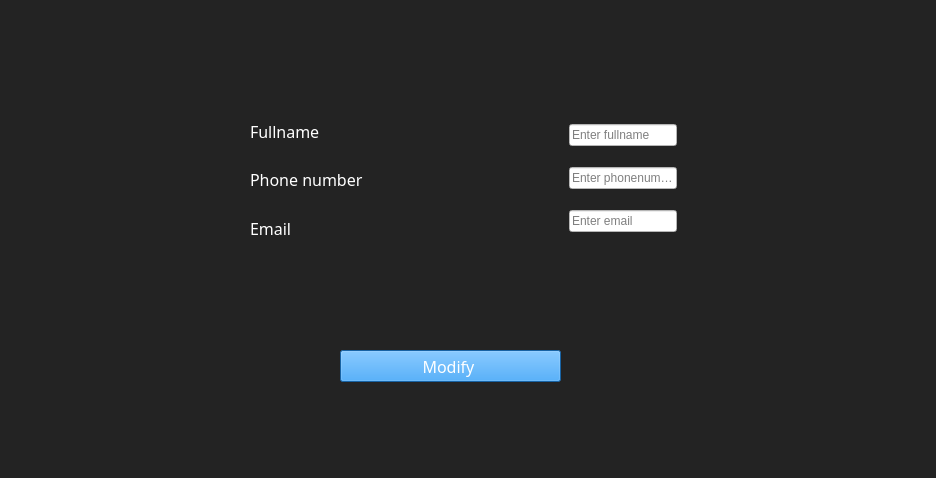
<?xml version="1.0" encoding="UTF-8"?>
<ui version="4.0">
 <class>UserDetailsFrame</class>
 <widget class="QFrame" name="UserDetailsFrame">
  <property name="geometry">
   <rect>
    <x>0</x>
    <y>0</y>
    <width>936</width>
    <height>478</height>
   </rect>
  </property>
  <property name="font">
   <font>
    <family>OCR A Extended</family>
    <pointsize>16</pointsize>
   </font>
  </property>
  <property name="windowTitle">
   <string>Frame</string>
  </property>
  <property name="styleSheet">
   <string notr="true">background-color: rgb(35,35,35)</string>
  </property>
  <widget class="QPushButton" name="pb_modify_user_details">
   <property name="geometry">
    <rect>
     <x>340</x>
     <y>350</y>
     <width>221</width>
     <height>32</height>
    </rect>
   </property>
   <property name="font">
    <font>
     <family>OCR A Extended</family>
     <pointsize>12</pointsize>
    </font>
   </property>
   <property name="styleSheet">
    <string notr="true">background-color:#228be6;
color: #fff
</string>
   </property>
   <property name="text">
    <string>Modify </string>
   </property>
  </widget>
  <widget class="QWidget" name="layoutWidget">
   <property name="geometry">
    <rect>
     <x>250</x>
     <y>110</y>
     <width>446</width>
     <height>141</height>
    </rect>
   </property>
   <layout class="QHBoxLayout" name="horizontalLayout">
    <property name="spacing">
     <number>7</number>
    </property>
    <property name="rightMargin">
     <number>19</number>
    </property>
    <property name="bottomMargin">
     <number>2</number>
    </property>
    <item>
     <layout class="QVBoxLayout" name="verticalLayout">
      <item>
       <widget class="QLabel" name="l_fullname">
        <property name="font">
         <font>
          <family>OCR A Extended</family>
          <pointsize>12</pointsize>
         </font>
        </property>
        <property name="styleSheet">
         <string notr="true">color : #fff;</string>
        </property>
        <property name="text">
         <string>Fullname</string>
        </property>
       </widget>
      </item>
      <item>
       <widget class="QLabel" name="l_phonenumber">
        <property name="font">
         <font>
          <family>OCR A Extended</family>
          <pointsize>12</pointsize>
         </font>
        </property>
        <property name="styleSheet">
         <string notr="true">color : #fff;</string>
        </property>
        <property name="text">
         <string>Phone number</string>
        </property>
       </widget>
      </item>
      <item>
       <layout class="QHBoxLayout" name="horizontalLayout_2">
        <item>
         <widget class="QLabel" name="Lemail">
          <property name="font">
           <font>
            <family>OCR A Extended</family>
            <pointsize>12</pointsize>
           </font>
          </property>
          <property name="styleSheet">
           <string notr="true">color : #fff;</string>
          </property>
          <property name="text">
           <string>Email</string>
          </property>
         </widget>
        </item>
       </layout>
      </item>
     </layout>
    </item>
    <item>
     <layout class="QVBoxLayout" name="verticalLayout_2">
      <item>
       <widget class="QLineEdit" name="le_fullname">
        <property name="sizePolicy">
         <sizepolicy hsizetype="Fixed" vsizetype="Fixed">
          <horstretch>0</horstretch>
          <verstretch>0</verstretch>
         </sizepolicy>
        </property>
        <property name="styleSheet">
         <string notr="true">background-color : #fff
</string>
        </property>
        <property name="text">
         <string/>
        </property>
        <property name="placeholderText">
         <string>Enter fullname</string>
        </property>
       </widget>
      </item>
      <item>
       <widget class="QLineEdit" name="le_phonenumber">
        <property name="sizePolicy">
         <sizepolicy hsizetype="Fixed" vsizetype="Fixed">
          <horstretch>0</horstretch>
          <verstretch>0</verstretch>
         </sizepolicy>
        </property>
        <property name="styleSheet">
         <string notr="true">background-color : #fff</string>
        </property>
        <property name="placeholderText">
         <string>Enter phonenumber</string>
        </property>
       </widget>
      </item>
      <item>
       <widget class="QLineEdit" name="le_email">
        <property name="sizePolicy">
         <sizepolicy hsizetype="Fixed" vsizetype="Fixed">
          <horstretch>0</horstretch>
          <verstretch>0</verstretch>
         </sizepolicy>
        </property>
        <property name="styleSheet">
         <string notr="true">background-color : #fff</string>
        </property>
        <property name="placeholderText">
         <string>Enter email</string>
        </property>
       </widget>
      </item>
     </layout>
    </item>
   </layout>
  </widget>
 </widget>
 <resources/>
 <connections/>
</ui>
